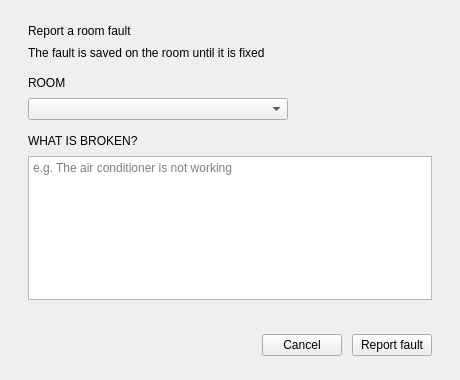
<?xml version="1.0" encoding="UTF-8"?>
<ui version="4.0">
 <class>Dialog</class>
 <widget class="QDialog" name="Dialog">
  <property name="geometry">
   <rect>
    <x>0</x>
    <y>0</y>
    <width>460</width>
    <height>380</height>
   </rect>
  </property>
  <property name="windowTitle">
   <string>Report fault</string>
  </property>
  <layout class="QVBoxLayout" name="dialog_layout">
   <property name="spacing">
    <number>8</number>
   </property>
   <property name="leftMargin">
    <number>28</number>
   </property>
   <property name="topMargin">
    <number>24</number>
   </property>
   <property name="rightMargin">
    <number>28</number>
   </property>
   <property name="bottomMargin">
    <number>24</number>
   </property>
   <item>
    <widget class="QLabel" name="title_label">
     <property name="text">
      <string>Report a room fault</string>
     </property>
     <property name="role" stdset="0">
      <string>h2</string>
     </property>
    </widget>
   </item>
   <item>
    <widget class="QLabel" name="subtitle_label">
     <property name="text">
      <string>The fault is saved on the room until it is fixed</string>
     </property>
     <property name="role" stdset="0">
      <string>muted</string>
     </property>
    </widget>
   </item>
   <item>
    <spacer name="spacer_1">
     <property name="orientation">
      <enum>Qt::Vertical</enum>
     </property>
     <property name="sizeType">
      <enum>QSizePolicy::Fixed</enum>
     </property>
     <property name="sizeHint" stdset="0">
      <size>
       <width>20</width>
       <height>8</height>
      </size>
     </property>
    </spacer>
   </item>
   <item>
    <widget class="QLabel" name="label">
     <property name="text">
      <string>ROOM</string>
     </property>
     <property name="role" stdset="0">
      <string>caption</string>
     </property>
    </widget>
   </item>
   <item>
    <widget class="QComboBox" name="room_number_input">
     <property name="minimumSize">
      <size>
       <width>220</width>
       <height>0</height>
      </size>
     </property>
     <property name="maximumSize">
      <size>
       <width>260</width>
       <height>16777215</height>
      </size>
     </property>
     <property name="cursor">
      <cursorShape>PointingHandCursor</cursorShape>
     </property>
    </widget>
   </item>
   <item>
    <spacer name="spacer_2">
     <property name="orientation">
      <enum>Qt::Vertical</enum>
     </property>
     <property name="sizeType">
      <enum>QSizePolicy::Fixed</enum>
     </property>
     <property name="sizeHint" stdset="0">
      <size>
       <width>20</width>
       <height>6</height>
      </size>
     </property>
    </spacer>
   </item>
   <item>
    <widget class="QLabel" name="label_2">
     <property name="text">
      <string>WHAT IS BROKEN?</string>
     </property>
     <property name="role" stdset="0">
      <string>caption</string>
     </property>
    </widget>
   </item>
   <item>
    <widget class="QTextEdit" name="fault_text_edit">
     <property name="placeholderText">
      <string>e.g. The air conditioner is not working</string>
     </property>
     <property name="minimumSize">
      <size>
       <width>0</width>
       <height>110</height>
      </size>
     </property>
     <property name="acceptRichText">
      <bool>false</bool>
     </property>
    </widget>
   </item>
   <item>
    <widget class="QLabel" name="error_label">
     <property name="text">
      <string/>
     </property>
     <property name="role" stdset="0">
      <string>error</string>
     </property>
    </widget>
   </item>
   <item>
    <spacer name="spacer_3">
     <property name="orientation">
      <enum>Qt::Vertical</enum>
     </property>
     <property name="sizeType">
      <enum>QSizePolicy::Fixed</enum>
     </property>
     <property name="sizeHint" stdset="0">
      <size>
       <width>20</width>
       <height>4</height>
      </size>
     </property>
    </spacer>
   </item>
   <item>
    <layout class="QHBoxLayout" name="buttons_layout">
     <property name="spacing">
      <number>10</number>
     </property>
     <item>
      <spacer name="spacer_4">
       <property name="orientation">
        <enum>Qt::Horizontal</enum>
       </property>
       <property name="sizeHint" stdset="0">
        <size>
         <width>40</width>
         <height>20</height>
        </size>
       </property>
      </spacer>
     </item>
     <item>
      <widget class="QPushButton" name="cencel_btn">
       <property name="text">
        <string>Cancel</string>
       </property>
       <property name="cursor">
        <cursorShape>PointingHandCursor</cursorShape>
       </property>
       <property name="autoDefault">
        <bool>false</bool>
       </property>
      </widget>
     </item>
     <item>
      <widget class="QPushButton" name="add_fault_btn">
       <property name="text">
        <string>Report fault</string>
       </property>
       <property name="cursor">
        <cursorShape>PointingHandCursor</cursorShape>
       </property>
       <property name="autoDefault">
        <bool>false</bool>
       </property>
       <property name="variant" stdset="0">
        <string>primary</string>
       </property>
      </widget>
     </item>
    </layout>
   </item>
  </layout>
 </widget>
 <resources/>
 <connections/>
</ui>
